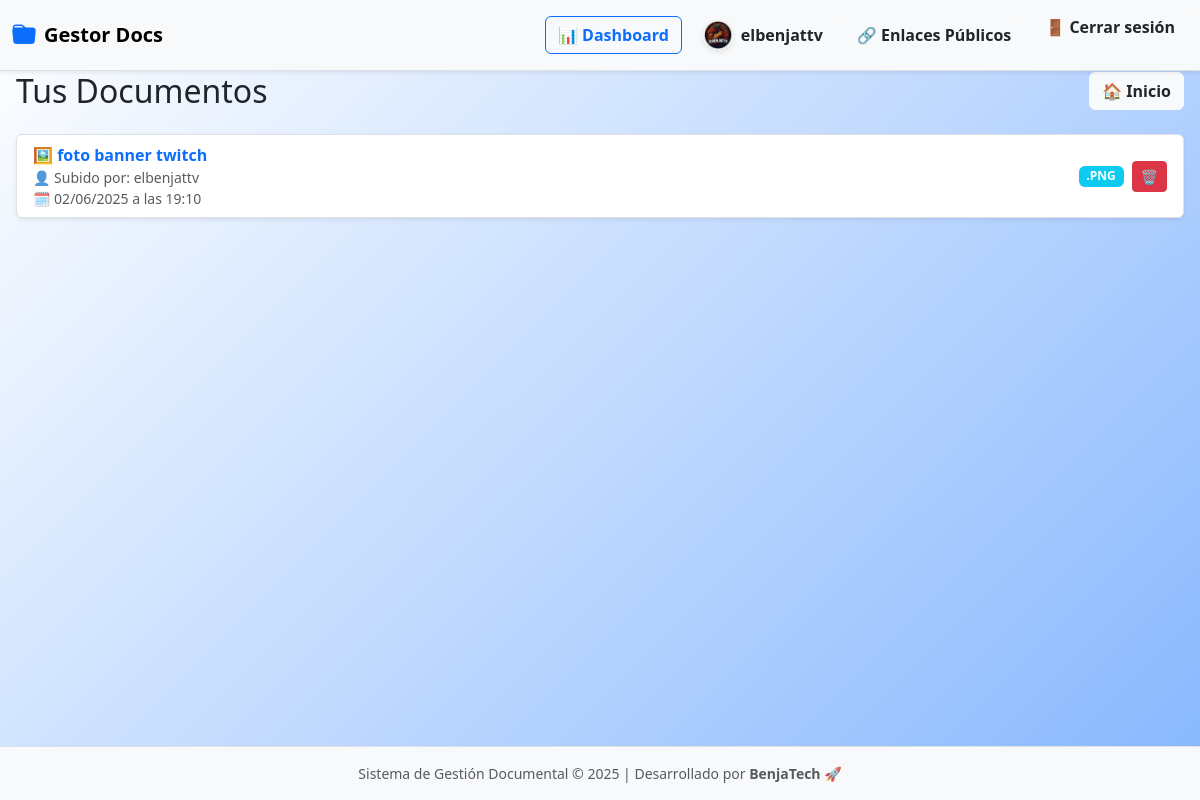
The app's page /lista/ (signed in) with its own data.
### documentos/models.py (models this page shows, shortened)
class PerfilUsuario(models.Model):
    user = models.OneToOneField(User, on_delete=models.CASCADE)
    tipo_cuenta = models.CharField(max_length=20, choices=TIPO_CUENTA_CHOICES)
    foto_perfil = models.ImageField(upload_to='avatars/', blank=True, null=True)

class Documento(models.Model):
    nombre = models.CharField(max_length=200)
    archivo = models.FileField(upload_to='documentos/')
    etiquetas = models.CharField(max_length=100, blank=True)
    fecha_subida = models.DateTimeField(auto_now_add=True)
    usuario = models.ForeignKey(User, on_delete=models.CASCADE)
    enlace_publico = models.UUIDField(default=uuid.uuid4, unique=True, editable=False, null=True, blank=True)
    expiracion_enlace = models.DateTimeField(blank=True, null=True)
    fecha_expiracion = models.DateTimeField(null=True, blank=True)
    activo = models.BooleanField(default=True)

### documentos/views.py (the view)
# urls.py: path('lista/', views.listar_documentos, name='lista'),
@login_required
def listar_documentos(request):
    if request.user.is_superuser:
        documentos = Documento.objects.all()
    else:
        documentos = Documento.objects.filter(usuario=request.user)
    for doc in documentos:
        if doc.etiquetas:
            doc.etiquetas_lista = [e.strip() for e in doc.etiquetas.split(',')]
        else:
            doc.etiquetas_lista = []
    return render(request, 'documentos/lista.html', {'documentos': documentos})

### documentos/templates/documentos/lista.html (shortened to what this page needs)
{% extends 'documentos/base.html' %}
{% load etiquetas_tags %}
{% block body_class %}dashboard-personal{% endblock %}
{% block content %}
<div class="header d-flex justify-content-between align-items-center flex-wrap gap-3 mb-4">
  <h2 class="mb-0">Tus Documentos </h2>
  <a href="{% url 'documentos:home' %}" class="btn btn-light text-dark fw-semibold d-flex align-items-center justify-content-center">🏠 Inicio</a>
</div>
{% if documentos %}
  <ul class="list-group shadow-sm">
    {% for doc in documentos %}
      <li id="doc-{{ doc.id }}" class="list-group-item d-flex justify-content-between align-items-center flex-wrap gap-3">
        <div class="flex-grow-1">
          {% with ext=doc.archivo.name|slice:"-4:"|lower %}
            {% if ext == ".pdf" %}
              📄
            {% elif ext == ".doc" or ext == "docx" %}
              📝
            {% elif ext == ".xls" or ext == "xlsx" %}
              📊
            {% elif ext == ".png" or ext == ".jpg" %}
              🖼️
            {% else %}
              📁
            {% endif %}
          {% endwith %}
          <a href="{% url 'documentos:previsualizar' doc.id %}" class="fw-semibold text-decoration-none text-primary">
            {{ doc.nombre }}
          </a>
          <br>
          <small class="text-muted">👤 Subido por: {{ doc.usuario.username }}</small><br>
          <small class="text-muted">🗓️ {{ doc.fecha_subida|date:"d/m/Y" }} a las {{ doc.fecha_subida|date:"H:i" }}</small>
        </div>
        <div class="d-flex align-items-center gap-2">
          {% with ext=doc.archivo.name|slice:"-4:"|upper %}
            {% if ext == ".PDF" %}
              <span class="badge bg-danger">{{ ext }}</span>
            {% elif ext == ".JPG" or ext == ".PNG" %}
              <span class="badge bg-info">{{ ext }}</span>
            {% elif ext == ".DOC" or ext == "XLSX" %}
              <span class="badge bg-warning text-dark">{{ ext }}</span>
            {% else %}
              <span class="badge bg-dark">{{ ext }}</span>
            {% endif %}
          {% endwith %}
          <button class="btn btn-sm btn-danger"
                  data-bs-toggle="modal"
                  data-bs-target="#confirmDeleteModal"
                  onclick="prepareDelete({{ doc.id }}, '{{ doc.nombre|escapejs }}')"
                  title="Eliminar documento">
            🗑️
          </button>
        </div>
      </li>
    {% endfor %}
  </ul>
{% endif %}
<div class="toast-container position-fixed bottom-0 end-0 p-3">
</div>
{% endblock %}

### documentos/templates/documentos/base.html (shortened to what this page needs)
{% load static %}
<link href="https://cdn.jsdelivr.net/npm/bootstrap@5.3.2/dist/css/bootstrap.min.css" rel="stylesheet">
<link href="https://cdn.jsdelivr.net/npm/bootstrap-icons@1.10.5/font/bootstrap-icons.css" rel="stylesheet">
</head>
<body class="d-flex flex-column min-vh-100 {% block body_class %}{% endblock %}">
<nav class="navbar navbar-expand-lg navbar-light bg-light border-bottom fixed-top shadow-sm">
  <div class="container-fluid">
    <a class="navbar-brand d-flex align-items-center" href="{% url 'documentos:home' %}">
        <i class="bi bi-folder-fill" style="font-size: 1.5rem; color: #0d6efd;"></i>
        <span class="ms-2 fw-bold">Gestor Docs</span>
    </a>
    <div class="collapse navbar-collapse justify-content-end" id="navbarContenido">
      {% if user.is_authenticated %}
        <div class="d-lg-flex align-items-center gap-2 nav-mobile-group mt-2 mt-lg-0">
          <a href="{% url 'documentos:dashboard' %}" class="btn btn-outline-primary fw-semibold d-flex align-items-center justify-content-center gap-2">
            📊 Dashboard
          </a>
          {% with request.user.perfilusuario as perfil %}
            <a href="{% url 'documentos:perfil' %}" class="btn btn-light text-dark fw-semibold d-flex align-items-center justify-content-center gap-2">
                {% if perfil.foto_perfil %}
                    <img src="{{ perfil.foto_perfil.url }}" alt="Foto perfil" class="navbar-avatar">
                {% else %}
                    <img src="{% static 'img/default-avatar.png' %}" alt="Avatar por defecto" class="navbar-avatar">
                {% endif %}
                {{ user.username }}
            </a>
          {% endwith %}
          <a href="{% url 'documentos:mis_enlaces' %}" class="btn btn-light text-dark fw-semibold d-flex align-items-center justify-content-center gap-2">
            🔗 Enlaces Públicos
          </a>
          <form method="post" action="{% url 'logout' %}" class="d-flex">
            <button type="submit" class="btn btn-light text-dark fw-semibold d-flex align-items-center justify-content-center gap-2">
              🚪 Cerrar sesión
            </button>
          </form>
        </div>
      {% endif %}
    </div>
  </div>
</nav>
<main class="container-fluid px-3 flex-grow-1 mt-5 pt-4">
  {% block content %}
  {% endblock %}
</main>
<footer class="bg-light text-center text-muted py-3 border-top mt-auto shadow-sm">
  <div class="container">
    <small>
      Sistema de Gestión Documental © {% now "Y" %} | Desarrollado por <strong>BenjaTech 🚀</strong>
    </small>
  </div>
</footer>
</body>
</html>

### documentos/templates/documentos/base.html (style rules this page uses)
.navbar-avatar { width: 30px; height: 30px; border-radius: 50%; object-fit: cover; box-shadow: 0 2px 5px rgba(0, 0, 0, 0.1); }
.navbar .btn { transition: all 0.3s ease-in-out; }
body { font-family: 'Segoe UI', Tahoma, Geneva, Verdana, sans-serif; background-color: #f8f9fa; }
body.dashboard-personal { background: linear-gradient(135deg, #ffffff 0%, #0d6efd 100%); background-size: 200% 200%; animation: gradientMove 6s ease-in-out infinite; }
html, body { height: 100%; }

### records on screen
PerfilUsuario: foto_perfil (placeholder picture)
Documento: nombre "foto banner twitch", usuario.username "elbenjattv", fecha_subida "02/06/2025", fecha_subida "19:10", archivo ".PNG"

### other values on screen
{{ user.username }} "elbenjattv"
